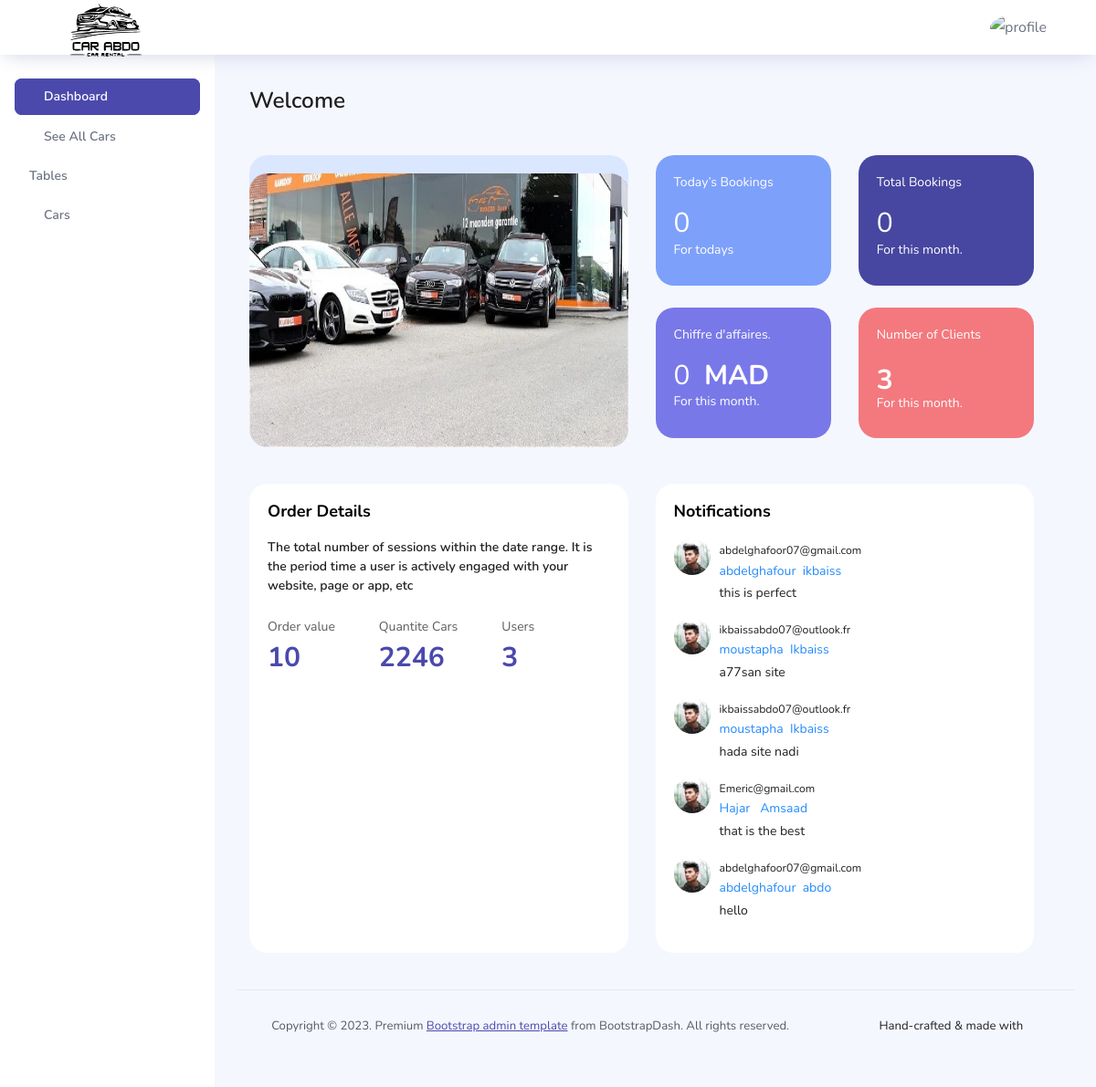
Screenshot of /admin/dashbord.php with the database file from the repository.
### tables this page shows
CREATE TABLE `reviews` (
  `first_name` varchar(55) DEFAULT NULL,
  `last_name` varchar(55) DEFAULT NULL,
  `email` varchar(120) DEFAULT NULL,
  `message` text,
  `date_coment` datetime DEFAULT CURRENT_TIMESTAMP
);

### admin/dashbord.php (the view, shortened to what this page needs)
<?php
include("../connexion.php");
$stet=$con->prepare('select * from reviews');
$stet->execute();
$book=$con->prepare("SELECT count(*) as book
FROM reservations
WHERE MONTH(date_de_retour) = MONTH(CURDATE())
AND YEAR(date_de_retour) = YEAR(CURDATE())");
$book->execute();
$booking=$book->fetch(PDO::FETCH_ASSOC);
$bookday=$con->prepare("SELECT count(*) as book
FROM reservations
WHERE DATE(date_de_reservation) = CURDATE()");
$bookday->execute();
$bookingday=$bookday->fetch(PDO::FETCH_ASSOC);
$nbrclient=$con->prepare('select count(*) as nbrclients  from clients');
$nbrclient->execute();
$nbrclients=$nbrclient->fetch(PDO::FETCH_ASSOC);
$total=$con->prepare('SELECT sum(montant_total) as total  from  reservations WHERE MONTH(date_de_reservation) = MONTH(CURDATE()) AND YEAR(date_de_reservation) = YEAR(CURDATE()) ');
$total->execute();
$totals=$total->fetch(PDO::FETCH_ASSOC);
$bookin=isset($booking['book'])?$booking['book']:0;
$bookinday=isset($bookingday['book'])?$bookingday['book']:0;
$nbrcli=isset($nbrclients['nbrclients'])?$nbrclients['nbrclients']:0;
$money=isset($totals['total'])?$totals['total']:0;
$allreserv=$con->prepare('select count(Réservations_id) as allreserve  from reservations');
$allreserv->execute();
$allres=$allreserv->fetch(PDO::FETCH_ASSOC);
$allrer=isset($allres['allreserve'])?$allres['allreserve']:0;
$quntite=$con->prepare('select sum(quantite) as quantite  from voitures');
$quntite->execute();
$quantites=$quntite->fetch(PDO::FETCH_ASSOC);
$cars=$quantites['quantite'];
?>
<!DOCTYPE html>
<html lang="en">
  <head>
    <link rel="stylesheet" href="">
    <link rel="stylesheet" href="assets/vendors/ti-icons/css/themify-icons.css">
    <link rel="stylesheet" href="assets/vendors/css/vendor.bundle.base.css">
    <link rel="stylesheet" href="assets/vendors/font-awesome/css/font-awesome.min.css">
    <link rel="stylesheet" href="assets/vendors/mdi/css/materialdesignicons.min.css">
    <link rel="stylesheet" href="">
    <link rel="stylesheet" href="assets/vendors/ti-icons/css/themify-icons.css">
    <link rel="stylesheet" type="text/css" href="assets/js/select.dataTables.min.css">
    <link rel="stylesheet" href="assets/css/style.css">
    </head>
    <body>
      <nav class="navbar col-lg-12 col-12 p-0 fixed-top d-flex flex-row">
  <div class="text-center navbar-brand-wrapper d-flex align-items-center justify-content-start">
    <a class="navbar-brand brand-logo me-5" href="dashbord.php"><?php include('../logosvg.php') ?></a>
  </div>
  <div class="navbar-menu-wrapper d-flex align-items-center justify-content-end">
      <ul class="navbar-nav navbar-nav-right">
        <li class="nav-item nav-profile dropdown">
          <a class="nav-link dropdown-toggle" href="#" data-bs-toggle="dropdown" id="profileDropdown">
            <img src="../icon/image/<?= $_SESSION['photo'] ?>" alt="profile" />
            </a>
                  </li>
          </ul>
  </div>
  </nav>
      <div class="container-fluid page-body-wrapper">
        <nav class="sidebar sidebar-offcanvas" id="sidebar">
  <ul class="nav">
    <li class="nav-item">
      <a class="nav-link" href="dashbord.php">
        <span class="menu-title">Dashboard</span>
        </a>
        </li>
        <li class="nav-item">
      <a class="nav-link" href="Allcars.php">
        <span class="menu-title">See All Cars</span>
      </a>
    </li>
        <li class="nav-item">
          <a class="nav-link" data-bs-toggle="collapse" href="#tables" aria-expanded="false" aria-controls="tables">
          <span class="menu-title">Tables</span>
        <i class="menu-arrow"></i>
        </a>
    </li>
    <li class="nav-item">
      <a class="nav-link" data-bs-toggle="collapse" href="#form-elements" aria-expanded="false" aria-controls="form-elements">
        <span class="menu-title">Cars</span>
        <i class="menu-arrow"></i>
        </a>
      </li>
  </ul>
</nav>
<div class="main-panel">
  <div class="content-wrapper">
    <div class="row">
      <div class="col-md-12 grid-margin">
        <div class="row">
          <div class="col-12 col-xl-8 mb-4 mb-xl-0">
            <h3 class="font-weight-bold">Welcome <?= $_SESSION['name']?></h3>
            </div>
            </div>
            </div>
            <div class="row">
              <div class="col-md-6 grid-margin stretch-card">
                <div class="card tale-bg">
                  <div class="card-people mt-auto">
                    <img style="height:300px;" src="../icon/agence.jpg" alt="people">
                  </div>
                </div>
                </div>
                <div class="col-md-6 grid-margin transparent">
                  <div class="row">
                  <div class="col-md-6 mb-4 stretch-card transparent">
                    <div class="card card-tale">
                      <div class="card-body">
                        <p class="mb-4">Today’s Bookings</p>
                        <p class="fs-30 mb-2"><?=$bookinday?></p>
                        <p> For todays</p>
                        </div>
                        </div>
                        </div>
                  <div class="col-md-6 mb-4 stretch-card transparent">
                    <div class="card card-dark-blue">
                      <div class="card-body">
                        <p class="mb-4">Total Bookings</p>
                        <p class="fs-30 mb-2"> <?= $bookin?></p>
                        <p> For this month.</p>
                      </div>
                    </div>
                  </div>
                </div>
                <div class="row">
                  <div class="col-md-6 mb-4 mb-lg-0 stretch-card transparent">
                    <div class="card card-light-blue">
                      <div class="card-body">
                        <p class="mb-4">Chiffre d'affaires.</p>
                        <p class="fs-30 mb-2"><?=round($money,2)?>&nbsp; <B>MAD</B></p>
                        <p> For this month.</p>
                        </div>
                        </div>
                  </div>
                  <div class="col-md-6 stretch-card transparent">
                    <div class="card card-light-danger">
                      <div class="card-body">
                        <p class="mb-4">Number of Clients</p>
                        <g class="fs-30 mb-2 h1"><b><?= htmlspecialchars($nbrclients['nbrclients'])?> </b> </g>
                        <p> For this month.</p>
                      </div>
                    </div>
                  </div>
                </div>
                </div>
            </div>
            <div class="row">
              <div class="col-md-6 grid-margin stretch-card">
                <div class="card">
                  <div class="card-body">
                    <p class="card-title">Order Details</p>
                    <p class="font-weight-500">The total number of sessions within the date range. It is the period time a user is actively engaged with your website, page or app, etc</p>
                    <div class="d-flex flex-wrap mb-5">
                      <div class="me-5 mt-3">
                        <p class="text-muted">Order value</p>
                        <h3 class="text-primary fs-30 font-weight-medium"><?=round($allrer)?></h3>
                        </div>
                      <div class="me-5 mt-3">
                        <p class="text-muted">Quantite Cars</p>
                        <h3 class="text-primary fs-30 font-weight-medium"><?=htmlspecialchars($cars)?></h3>
                        </div>
                      <div class="me-5 mt-3">
                        <p class="text-muted">Users</p>
                        <h3 class="text-primary fs-30 font-weight-medium"><?= round($nbrcli)?></h3>
                        </div>
                          </div>
                          </div>
                </div>
                </div>
              <div class="col-md-6 stretch-card grid-margin">
                <div class="card">
                  <div class="card-body">
                    <p class="card-title">Notifications</p>
                    <ul class="icon-data-list">
                  <?php
                  while($review=$stet->fetch(PDO::FETCH_ASSOC)){
                  ?>
                      <li>
                      <div class="d-flex">
                          <img src="assets/images/faces/face4.jpg" alt="user">
                          <div>
                            <small><?= $review['email']?></small>
                            <p class="text-info mb-1"> <?= $review['first_name']?>&nbsp; <?= $review['last_name']?> </p>
                            <p class="mb-0"><?= $review['message']?></p>
                          </div>
                          </div>
                        </li>
                        <?php
                        }
                        ?>
                    </ul>
                  </div>
                </div>
              </div>
              </div>
              <footer class="footer">
                <div class="d-sm-flex justify-content-center justify-content-sm-between">
    <span class="text-muted text-center text-sm-left d-block d-sm-inline-block">Copyright © 2023. Premium <a href="https://www.bootstrapdash.com/" target="_blank">Bootstrap admin template</a> from BootstrapDash. All rights reserved.</span>
    <span class="float-none float-sm-right d-block mt-1 mt-sm-0 text-center">Hand-crafted & made with <i class="ti-heart text-danger ms-1"></i></span>
    </div>
    </footer>
    </div>
      </div>
    </div>
  </body>
</html>

### rows the page displays
reviews: email "abdelghafoor07@gmail.com", first_name "abdelghafour", last_name "ikbaiss", message "this is perfect"
reviews: email "ikbaissabdo07@outlook.fr", first_name "moustapha", last_name "Ikbaiss", message "a77san site"
reviews: email "ikbaissabdo07@outlook.fr", first_name "moustapha", last_name "Ikbaiss", message "hada site nadi"
reviews: email "Emeric@gmail.com", first_name "Hajar", last_name "Amsaad", message "that is the best"
reviews: email "abdelghafoor07@gmail.com", first_name "abdelghafour", last_name "abdo", message "hello"

### other values shown
$bookinday "0"
$bookin "0"
$money "0"
$nbrclients['nbrclients'] "3"
$allrer "10"
$cars "2246"
$nbrcli "3"
